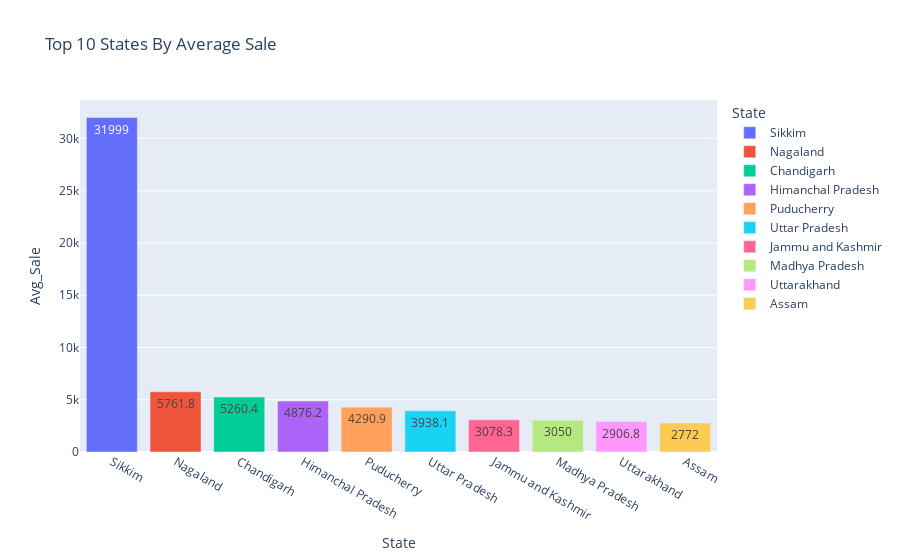

The notebook cell this image was saved under:
### Markdown cell above
Visualizing the data for better understanding

### Code cell
px.bar(top_state_sale, x='Shipping State', y='Total', text='Total', labels={'Total':'Avg_Sale', 'Shipping State':'State'},
        title='Top 10 States By Average Sale', color='Shipping State')

### Figure 1 — Plotly figure (JSON) as saved in the notebook; plotly's stock layout.template omitted (floating-point values rounded to 4 significant figures)
{"data": [{"alignmentgroup": "True", "hovertemplate": "State=%{x}<br>Avg_Sale=%{text}<extra></extra>", "legendgroup": "Sikkim", "marker": {"color": "#636efa", "pattern": {"shape": ""}}, "name": "Sikkim", "offsetgroup": "Sikkim", "orientation": "v", "showlegend": true, "text": [31999], "textposition": "auto", "type": "bar", "x": ["Sikkim"], "xaxis": "x", "y": [31999], "yaxis": "y"}, {"alignmentgroup": "True", "hovertemplate": "State=%{x}<br>Avg_Sale=%{text}<extra></extra>", "legendgroup": "Nagaland", "marker": {"color": "#EF553B", "pattern": {"shape": ""}}, "name": "Nagaland", "offsetgroup": "Nagaland", "orientation": "v", "showlegend": true, "text": [5762.0], "textposition": "auto", "type": "bar", "x": ["Nagaland"], "xaxis": "x", "y": [5762.0], "yaxis": "y"}, {"alignmentgroup": "True", "hovertemplate": "State=%{x}<br>Avg_Sale=%{text}<extra></extra>", "legendgroup": "Chandigarh", "marker": {"color": "#00cc96", "pattern": {"shape": ""}}, "name": "Chandigarh", "offsetgroup": "Chandigarh", "orientation": "v", "showlegend": true, "text": [5260.0], "textposition": "auto", "type": "bar", "x": ["Chandigarh"], "xaxis": "x", "y": [5260.0], "yaxis": "y"}, {"alignmentgroup": "True", "hovertemplate": "State=%{x}<br>Avg_Sale=%{text}<extra></extra>", "legendgroup": "Himanchal Pradesh", "marker": {"color": "#ab63fa", "pattern": {"shape": ""}}, "name": "Himanchal Pradesh", "offsetgroup": "Himanchal Pradesh", "orientation": "v", "showlegend": true, "text": [4876.0], "textposition": "auto", "type": "bar", "x": ["Himanchal Pradesh"], "xaxis": "x", "y": [4876.0], "yaxis": "y"}, {"alignmentgroup": "True", "hovertemplate": "State=%{x}<br>Avg_Sale=%{text}<extra></extra>", "legendgroup": "Puducherry", "marker": {"color": "#FFA15A", "pattern": {"shape": ""}}, "name": "Puducherry", "offsetgroup": "Puducherry", "orientation": "v", "showlegend": true, "text": [4291.0], "textposition": "auto", "type": "bar", "x": ["Puducherry"], "xaxis": "x", "y": [4291.0], "yaxis": "y"}, {"alignmentgroup": "True", "hovertemplate": "State=%{x}<br>Avg_Sale=%{text}<extra></extra>", "legendgroup": "Uttar Pradesh", "marker": {"color": "#19d3f3", "pattern": {"shape": ""}}, "name": "Uttar Pradesh", "offsetgroup": "Uttar Pradesh", "orientation": "v", "showlegend": true, "text": [3938.0], "textposition": "auto", "type": "bar", "x": ["Uttar Pradesh"], "xaxis": "x", "y": [3938.0], "yaxis": "y"}, {"alignmentgroup": "True", "hovertemplate": "State=%{x}<br>Avg_Sale=%{text}<extra></extra>", "legendgroup": "Jammu and Kashmir", "marker": {"color": "#FF6692", "pattern": {"shape": ""}}, "name": "Jammu and Kashmir", "offsetgroup": "Jammu and Kashmir", "orientation": "v", "showlegend": true, "text": [3078.0], "textposition": "auto", "type": "bar", "x": ["Jammu and Kashmir"], "xaxis": "x", "y": [3078.0], "yaxis": "y"}, {"alignmentgroup": "True", "hovertemplate": "State=%{x}<br>Avg_Sale=%{text}<extra></extra>", "legendgroup": "Madhya Pradesh", "marker": {"color": "#B6E880", "pattern": {"shape": ""}}, "name": "Madhya Pradesh", "offsetgroup": "Madhya Pradesh", "orientation": "v", "showlegend": true, "text": [3050], "textposition": "auto", "type": "bar", "x": ["Madhya Pradesh"], "xaxis": "x", "y": [3050], "yaxis": "y"}, {"alignmentgroup": "True", "hovertemplate": "State=%{x}<br>Avg_Sale=%{text}<extra></extra>", "legendgroup": "Uttarakhand", "marker": {"color": "#FF97FF", "pattern": {"shape": ""}}, "name": "Uttarakhand", "offsetgroup": "Uttarakhand", "orientation": "v", "showlegend": true, "text": [2907.0], "textposition": "auto", "type": "bar", "x": ["Uttarakhand"], "xaxis": "x", "y": [2907.0], "yaxis": "y"}, {"alignmentgroup": "True", "hovertemplate": "State=%{x}<br>Avg_Sale=%{text}<extra></extra>", "legendgroup": "Assam", "marker": {"color": "#FECB52", "pattern": {"shape": ""}}, "name": "Assam", "offsetgroup": "Assam", "orientation": "v", "showlegend": true, "text": [2772], "textposition": "auto", "type": "bar", "x": ["Assam"], "xaxis": "x", "y": [2772], "yaxis": "y"}], "layout": {"barmode": "relative", "legend": {"title": {"text": "State"}, "tracegroupgap": 0}, "title": {"text": "Top 10 States By Average Sale"}, "xaxis": {"anchor": "y", "categoryarray": ["Sikkim", "Nagaland", "Chandigarh", "Himanchal Pradesh", "Puducherry", "Uttar Pradesh", "Jammu and Kashmir", "Madhya Pradesh", "Uttarakhand", "Assam"], "categoryorder": "array", "domain": [0, 1], "title": {"text": "State"}}, "yaxis": {"anchor": "x", "domain": [0, 1], "title": {"text": "Avg_Sale"}}}}
